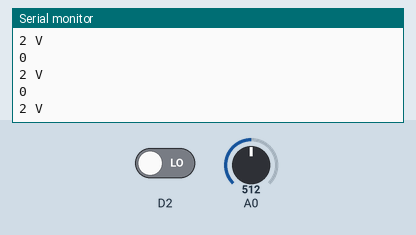
A sketch run on a simulated ESP8266 (NodeMCU). Shown: the last lines printed to the serial monitor. The test bench sets the inputs (shaded band); at power-on: A0 = 512, D2 LOW.

Above: at 1.2 s.
1.3 s: A0 set to 716
At 2.4 s:
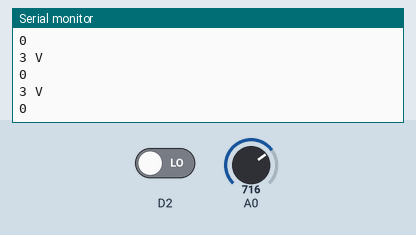
2.8 s: D2 driven HIGH
At 3.7 s:
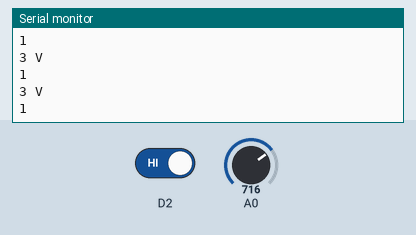
4.3 s: A0 set to 900
At 5.3 s:
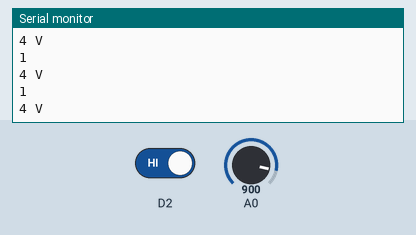
Timing chart, 0 to 7.3 s (numbered marks = the images above; inputs shaded):
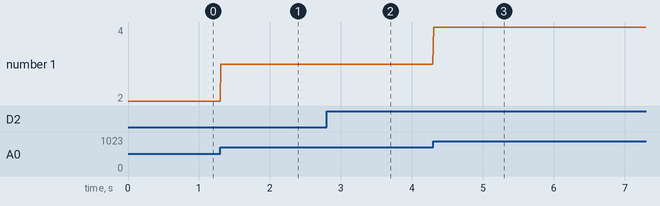

Measured:
- after the input at 1.3 s, the serial monitor: prints a new line at once (image 1)
- after the input at 2.8 s, the serial monitor: prints a new line at once (image 2)
- after the input at 4.3 s, the serial monitor: prints a new line at once (image 3)
- plotted number 1: 2 → 3 after the input at 1.3 s, 3 → 4 after the input at 4.3 s

The sketch:

LM339.ino
```cpp
// Por Roberto A. Zavala
// Breve : https://es.overleaf.com/read/ksspyfprvykc
// Libro : https://www.amazon.com.mx/dp/B074TTGLL2
// 🙏🏼    : DNv7acPAeVBhTXbKv26itJecPG1SPy2o4F

int A;
int B;

void setup()
{
Serial.begin(9600);
pinMode(D2, INPUT);
}

void loop()
{
A = analogRead(A0) / 204.6;
B = digitalRead(D2);
Serial.print(A);
Serial.print(" V");
Serial.println("  ");
Serial.println(B);
}
```
